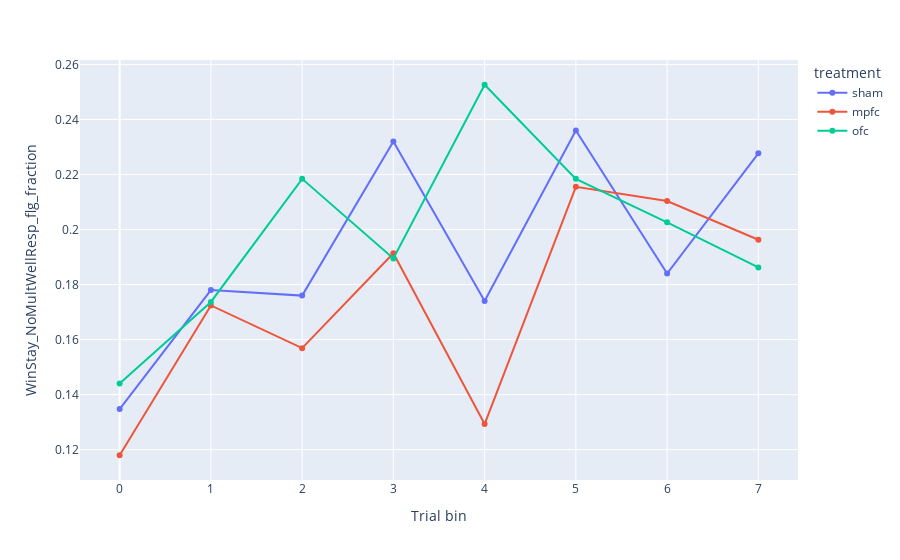

Notebook code cell kept with this figure:
### Markdown cell above
**Win-Stay**

### Code cell
df = preprocessing.bin_data(df, 20)
ws_bin = plotting.bin_and_aggregate_flag(df, "WinStay_NoMultWellResp_flg")
plotting.line_by_treatment_across_bins(
    ws_bin,
    y="WinStay_NoMultWellResp_flg_fraction",
    category_orders=cat
)

### Figure 1 — Plotly figure (JSON) as saved in the notebook; plotly's stock layout.template omitted (floating-point values rounded to 4 significant figures)
{"data": [{"hovertemplate": "treatment=sham<br>Trial bin=%{x}<br>WinStay_NoMultWellResp_flg_fraction=%{y}<extra></extra>", "legendgroup": "sham", "line": {"color": "#636efa", "dash": "solid"}, "marker": {"symbol": "circle"}, "mode": "lines+markers", "name": "sham", "orientation": "v", "showlegend": true, "type": "scatter", "x": [0, 1, 2, 3, 4, 5, 6, 7], "xaxis": "x", "y": [0.1347, 0.178, 0.176, 0.232, 0.174, 0.236, 0.184, 0.2277], "yaxis": "y"}, {"hovertemplate": "treatment=mpfc<br>Trial bin=%{x}<br>WinStay_NoMultWellResp_flg_fraction=%{y}<extra></extra>", "legendgroup": "mpfc", "line": {"color": "#EF553B", "dash": "solid"}, "marker": {"symbol": "circle"}, "mode": "lines+markers", "name": "mpfc", "orientation": "v", "showlegend": true, "type": "scatter", "x": [0, 1, 2, 3, 4, 5, 6, 7], "xaxis": "x", "y": [0.118, 0.1724, 0.1569, 0.1914, 0.1293, 0.2155, 0.2103, 0.1963], "yaxis": "y"}, {"hovertemplate": "treatment=ofc<br>Trial bin=%{x}<br>WinStay_NoMultWellResp_flg_fraction=%{y}<extra></extra>", "legendgroup": "ofc", "line": {"color": "#00cc96", "dash": "solid"}, "marker": {"symbol": "circle"}, "mode": "lines+markers", "name": "ofc", "orientation": "v", "showlegend": true, "type": "scatter", "x": [0, 1, 2, 3, 4, 5, 6, 7], "xaxis": "x", "y": [0.144, 0.1737, 0.2184, 0.1895, 0.2526, 0.2184, 0.2026, 0.1862], "yaxis": "y"}], "layout": {"legend": {"title": {"text": "treatment"}, "tracegroupgap": 0}, "margin": {"t": 60}, "xaxis": {"anchor": "y", "domain": [0, 1], "title": {"text": "Trial bin"}}, "yaxis": {"anchor": "x", "domain": [0, 1], "title": {"text": "WinStay_NoMultWellResp_flg_fraction"}}}}
